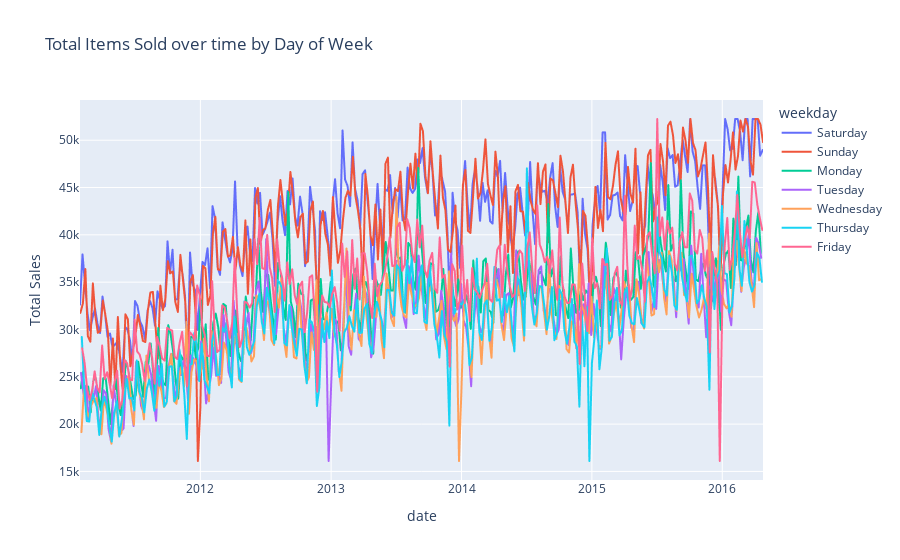

Notebook code cell kept with this figure:
### Markdown cell above
## Sales per day of the week

### Code cell
#Plotting the sales per day of the week
fig = px.line(gsc_1, x="date", y="Total Sales", color='weekday', title='Total Items Sold over time by Day of Week')
fig.show()

### Figure 1 — Plotly figure (JSON) as saved in the notebook; plotly's stock layout.template omitted (floating-point values rounded to 4 significant figures; data arrays with more than 128 entries replaced by an {"elided": "..."} marker saying what was removed)
{"data": [{"hovertemplate": "weekday=Saturday<br>date=%{x}<br>Total Sales=%{y}<extra></extra>", "legendgroup": "Saturday", "line": {"color": "#636efa", "dash": "solid"}, "marker": {"symbol": "circle"}, "mode": "lines", "name": "Saturday", "showlegend": true, "type": "scattergl", "x": {"elided": "274 str values"}, "xaxis": "x", "y": {"elided": "274 float values"}, "yaxis": "y"}, {"hovertemplate": "weekday=Sunday<br>date=%{x}<br>Total Sales=%{y}<extra></extra>", "legendgroup": "Sunday", "line": {"color": "#EF553B", "dash": "solid"}, "marker": {"symbol": "circle"}, "mode": "lines", "name": "Sunday", "showlegend": true, "type": "scattergl", "x": {"elided": "274 str values"}, "xaxis": "x", "y": {"elided": "274 float values"}, "yaxis": "y"}, {"hovertemplate": "weekday=Monday<br>date=%{x}<br>Total Sales=%{y}<extra></extra>", "legendgroup": "Monday", "line": {"color": "#00cc96", "dash": "solid"}, "marker": {"symbol": "circle"}, "mode": "lines", "name": "Monday", "showlegend": true, "type": "scattergl", "x": {"elided": "273 str values"}, "xaxis": "x", "y": {"elided": "273 int values"}, "yaxis": "y"}, {"hovertemplate": "weekday=Tuesday<br>date=%{x}<br>Total Sales=%{y}<extra></extra>", "legendgroup": "Tuesday", "line": {"color": "#ab63fa", "dash": "solid"}, "marker": {"symbol": "circle"}, "mode": "lines", "name": "Tuesday", "showlegend": true, "type": "scattergl", "x": {"elided": "273 str values"}, "xaxis": "x", "y": {"elided": "273 float values"}, "yaxis": "y"}, {"hovertemplate": "weekday=Wednesday<br>date=%{x}<br>Total Sales=%{y}<extra></extra>", "legendgroup": "Wednesday", "line": {"color": "#FFA15A", "dash": "solid"}, "marker": {"symbol": "circle"}, "mode": "lines", "name": "Wednesday", "showlegend": true, "type": "scattergl", "x": {"elided": "273 str values"}, "xaxis": "x", "y": {"elided": "273 float values"}, "yaxis": "y"}, {"hovertemplate": "weekday=Thursday<br>date=%{x}<br>Total Sales=%{y}<extra></extra>", "legendgroup": "Thursday", "line": {"color": "#19d3f3", "dash": "solid"}, "marker": {"symbol": "circle"}, "mode": "lines", "name": "Thursday", "showlegend": true, "type": "scattergl", "x": {"elided": "273 str values"}, "xaxis": "x", "y": {"elided": "273 float values"}, "yaxis": "y"}, {"hovertemplate": "weekday=Friday<br>date=%{x}<br>Total Sales=%{y}<extra></extra>", "legendgroup": "Friday", "line": {"color": "#FF6692", "dash": "solid"}, "marker": {"symbol": "circle"}, "mode": "lines", "name": "Friday", "showlegend": true, "type": "scattergl", "x": {"elided": "273 str values"}, "xaxis": "x", "y": {"elided": "273 float values"}, "yaxis": "y"}], "layout": {"legend": {"title": {"text": "weekday"}, "tracegroupgap": 0}, "title": {"text": "Total Items Sold over time by Day of Week"}, "xaxis": {"anchor": "y", "domain": [0, 1], "title": {"text": "date"}}, "yaxis": {"anchor": "x", "domain": [0, 1], "title": {"text": "Total Sales"}}}}
